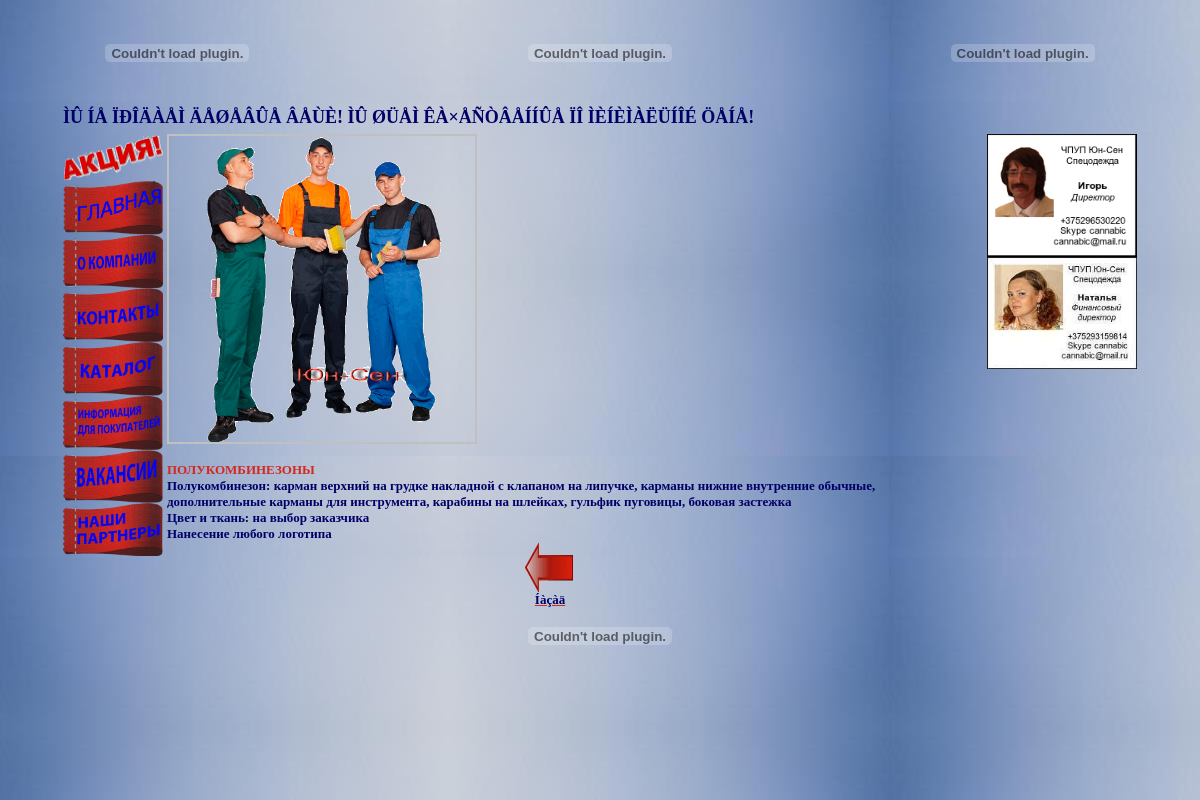
The app's page /p29.php with its own data.
### tables this page shows
CREATE TABLE IF NOT EXISTS `catalog` (
  `category` text NOT NULL,
  `model` int(11) NOT NULL,
  `image` text NOT NULL,
  `name` text NOT NULL,
  `price` text NOT NULL,
  `description` text NOT NULL
);

### 29.php (called while the page is built)
<?php
$imgDir='images/2/9/';
$category = 2;
$model = 9;
?>

### p29.php (the view, shortened to what this page needs)
<?php
include ('29.php');
  function getFiles($path)
  {
    $files = scandir($path);
    for($i = 0, $length = count($files); $i < $length; $i++)
    {
      if( is_dir($path.$files[$i]) )
      {
        unset($files[$i]);
      }
    }
    return $files;
  }
?>
<!DOCTYPE HTML PUBLIC "-//W3C//DTD HTML 4.01 Frameset//EN" "http://www.w3.org/TR/html4/frameset.dtd">
<html>
 <head>
<link rel="stylesheet" type="text/css" href="gallerystyle.css" />
<link rel="stylesheet" type="text/css" href="../highslide/highslide.css" />
</head>
<body align = center link = "#d22820"
alink = "#000066"
vlink = "#000066">
<div id="bg"></div>
<div id="content"><div align = center>
<table width = 90%>
<tr>
<td align = center>
<embed src="images/logo.swf" width = '150px' height = '100px' quality="high"  TYPE="application/x-shockwave-flash" wmode="transparent" loop="true" autoplay="true" pluginspage="http://www.macromedia.com/go/getflashplayer"></embed>
</td>
<td align = center>
<embed src="images/text.swf" width = '400px' height = '100px' quality="high"  TYPE="application/x-shockwave-flash" wmode="transparent" loop="true" autoplay="true" pluginspage="http://www.macromedia.com/go/getflashplayer"></embed>
</td>
<td align = center>
<embed src="images/phones.swf" width = '150px' height = '100px' quality="high"  TYPE="application/x-shockwave-flash" wmode="transparent" loop="true" autoplay="true" pluginspage="http://www.macromedia.com/go/getflashplayer"></embed>
</td>
</tr>
<tr>
<td colspan = 3><marquee>
<font size = 4px color="#000066" face="Verdana"><B>ÌÛ ÍÅ ÏÐÎÄÀÅÌ ÄÅØÅÂÛÅ ÂÅÙÈ! ÌÛ ØÜÅÌ ÊÀ×ÅÑÒÂÅÍÍÛÅ ÏÎ ÌÈÍÈÌÀËÜÍÎÉ ÖÅÍÅ!</B></font>
</marquee></td></tr>
</table>
</div>
<div align = center>
<table border="0"  width="90%">
<tr>
<td valign = top rowspan = 2 align = left>
<a href = empty.php><img src = "images/act.gif" width = 100px></img><br>
<a href = index.php><img src = "images/index.gif" width = 100px></img><br>
<a href = company.php><img src = "images/company.gif" width = 100px></img><br>
<a href = contacts.php><img src = "images/contacts.gif" width = 100px></img><br>
<a href = catalog.php><img src = "images/catalog.gif" width = 100px></img><br>
<a href = info.php><img src = "images/info.gif" width = 100px></img><br>
<a href = work.php><img src = "images/work.gif" width = 100px></img><br>
<a href = friends.php><img src = "images/friends.gif" width = 100px></img><br>
</td>
<td valign = top rowspan = 2>
<?php
        foreach( getFiles($imgDir) as $file )
        {
echo '<a href="'.$imgDir.$file.'" class="highslide" onclick="return hs.expand(this)">';
echo '<img src="'.$imgDir.$file.'" width="40%"/>';
echo '</a>';
   }
 ?>
<br>
<?php
$query = mysql_query("SELECT * FROM catalog WHERE category = $category AND model = $model");
do
{
    $n = $row['name'];
    $d = $row['description'];
    echo ('<div align = left>');
    echo ('<font size = 2px color="#d22820" face="Verdana"><B>');
    echo ($n);
    echo ('</B></font>');
    echo ('<br>');
    echo ('<font  size = 2px color="#000066" face="Verdana"><B>');
    echo ($d);
    echo ('</B></font>');
    echo ('</div>');
}
 while ($row = mysql_fetch_array ($query));
?>
<div align = center>
<?php
echo '<a href="';
echo $category;
echo '.php" title="íàçàä">';
?>
<img src="images/back.gif" border=0 width=50px height=50px>
<br><font size = 2px color="#000066" face="Verdana"><B>Íàçàä</B></a></div>
<td valign = top align = right WIDTH = 150PX>
<img src = images/igor.png WIDTH = 150PX><br>
<img src = images/natalia.JPG WIDTH = 150PX>
<br>
<iframe src="http://diano4ka96.narod.ru/tag.html"
width="200" height="200"
align="left" scrolling=no
frameborder="0">
    Âàø áðàóçåð íå ïîääåðæèâàåò ïëàâàþùèå ôðåéìû!
 </iframe>
</td>
</tr>
</table>
</div>
<embed src="images/end.swf" width = '100%' height = '50px' quality="high"  TYPE="application/x-shockwave-flash" wmode="transparent" loop="true" autoplay="true" pluginspage="http://www.macromedia.com/go/getflashplayer"></embed>
</div>
</body>
</html>

### highslide/highslide.css (style rules this page uses)
.highslide { outline: none; text-decoration: none; }
.highslide img { border: 2px solid silver; }

### p29.php (style rules this page uses)
#bg { position:fixed; top:0; bottom:0; left:0; right:0; background-image:url(images/bgc.jpg); z-index:999; }
#content { position:absolute; top:0; bottom:0; left:0; right:0; z-index:1000; }

### records on screen
catalog: name "ПОЛУКОМБИНЕЗОНЫ", description "Полукомбинезон: карман верхний на грудке накладной с клапаном на липучке, карманы нижние внутренние обычные, дополнительные карманы для инструмента, карабины на шлейках, гульфик пуговицы, боковая застежка Цвет и ткань: на выбор заказчика Нанесение любого логотипа"
